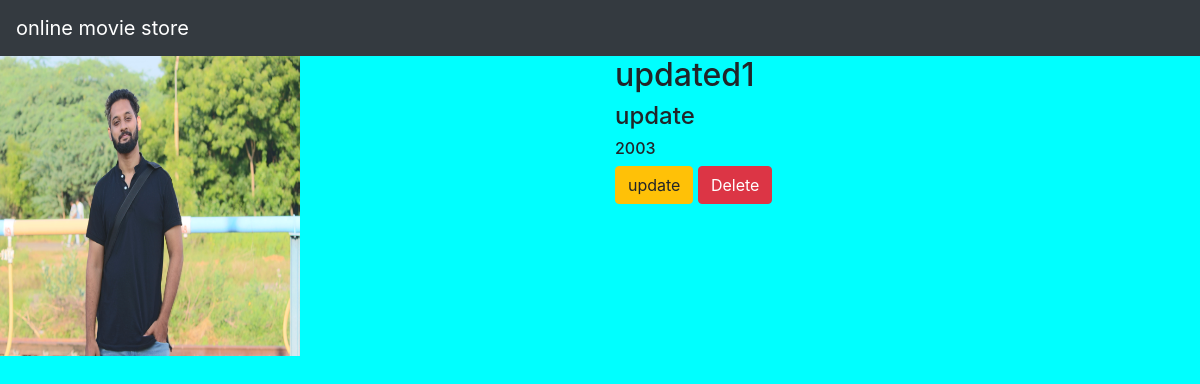
/movie/3/, run on the app's committed database.
### movieapp/models.py (models this page shows, shortened)
class Movie(models.Model):
    name=models.CharField(max_length=250)
    desc=models.TextField()
    year=models.IntegerField()
    img=models.ImageField(upload_to='gallery')

### movieapp/views.py (the view)
# urls.py: path('movie/<int:movie_id>/',views.detail,name='detail'),
def detail(request,movie_id):
    movie=Movie.objects.get(id=movie_id)
    return render(request,"detail.html",{'movie':movie})

### templates/detail.html
{% extends 'base.html' %}
{% block body %}
<div class=container">
    <div class="row">
        <div class="col-md-6">
            <img src="{{movie.img.url}}" width="300" height="300">
        </div>
<div class="col-md-6">
    <h2>{{movie.name}}</h2>
    <h4>{{movie.desc}}</h4>
    <h6>{{movie.year}}</h6>
    <a class="btn btn-warning" href="{% url 'movieapp:update' movie.id %}">update</a>
    <a class="btn btn-danger" href="{% url 'movieapp:delete' movie.id %}">Delete</a>
</div>
    </div>
</div>
{% endblock %}

### static/style.css (style rules this page uses)
body { background-color:aqua; }

### data on the page
Movie: img (picture), name "updated1", desc "update", year "2003"
